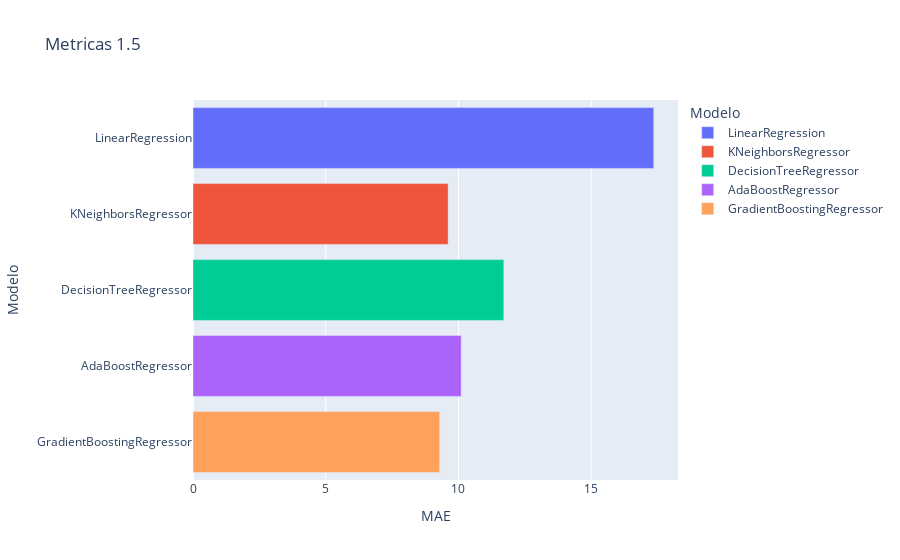

Notebook source saved alongside this figure:
### Code cell
px.bar(data_frame = df_metricas_1_5,
       x          = "MAE",
       y          = "Modelo",
       hover_data = ["karma_Q3","karma_Q1","Bigote superior","Bigote inferior","MAE","MSE","RMSE","R2"],
       color      = "Modelo",
       title      = "Metricas 1.5"
      )

### Figure 1 — Plotly figure (JSON) as saved in the notebook; plotly's stock layout.template omitted (floating-point values rounded to 4 significant figures)
{"data": [{"alignmentgroup": "True", "customdata": [[1.5, 1.5, 58, -22, 3524.0, 59.37, -22.48]], "hovertemplate": "Modelo=%{y}<br>MAE=%{x}<br>karma_Q3=%{customdata[0]}<br>karma_Q1=%{customdata[1]}<br>Bigote superior=%{customdata[2]}<br>Bigote inferior=%{customdata[3]}<br>MSE=%{customdata[4]}<br>RMSE=%{customdata[5]}<br>R2=%{customdata[6]}<extra></extra>", "legendgroup": "LinearRegression", "marker": {"color": "#636efa", "pattern": {"shape": ""}}, "name": "LinearRegression", "offsetgroup": "LinearRegression", "orientation": "h", "showlegend": true, "textposition": "auto", "type": "bar", "x": [17.36], "xaxis": "x", "y": ["LinearRegression"], "yaxis": "y"}, {"alignmentgroup": "True", "customdata": [[1.5, 1.5, 58, -22, 171.6, 13.1, -0.1434]], "hovertemplate": "Modelo=%{y}<br>MAE=%{x}<br>karma_Q3=%{customdata[0]}<br>karma_Q1=%{customdata[1]}<br>Bigote superior=%{customdata[2]}<br>Bigote inferior=%{customdata[3]}<br>MSE=%{customdata[4]}<br>RMSE=%{customdata[5]}<br>R2=%{customdata[6]}<extra></extra>", "legendgroup": "KNeighborsRegressor", "marker": {"color": "#EF553B", "pattern": {"shape": ""}}, "name": "KNeighborsRegressor", "offsetgroup": "KNeighborsRegressor", "orientation": "h", "showlegend": true, "textposition": "auto", "type": "bar", "x": [9.611], "xaxis": "x", "y": ["KNeighborsRegressor"], "yaxis": "y"}, {"alignmentgroup": "True", "customdata": [[1.5, 1.5, 58, -22, 273.8, 16.55, -0.8241]], "hovertemplate": "Modelo=%{y}<br>MAE=%{x}<br>karma_Q3=%{customdata[0]}<br>karma_Q1=%{customdata[1]}<br>Bigote superior=%{customdata[2]}<br>Bigote inferior=%{customdata[3]}<br>MSE=%{customdata[4]}<br>RMSE=%{customdata[5]}<br>R2=%{customdata[6]}<extra></extra>", "legendgroup": "DecisionTreeRegressor", "marker": {"color": "#00cc96", "pattern": {"shape": ""}}, "name": "DecisionTreeRegressor", "offsetgroup": "DecisionTreeRegressor", "orientation": "h", "showlegend": true, "textposition": "auto", "type": "bar", "x": [11.71], "xaxis": "x", "y": ["DecisionTreeRegressor"], "yaxis": "y"}, {"alignmentgroup": "True", "customdata": [[1.5, 1.5, 58, -22, 154.2, 12.42, -0.02747]], "hovertemplate": "Modelo=%{y}<br>MAE=%{x}<br>karma_Q3=%{customdata[0]}<br>karma_Q1=%{customdata[1]}<br>Bigote superior=%{customdata[2]}<br>Bigote inferior=%{customdata[3]}<br>MSE=%{customdata[4]}<br>RMSE=%{customdata[5]}<br>R2=%{customdata[6]}<extra></extra>", "legendgroup": "AdaBoostRegressor", "marker": {"color": "#ab63fa", "pattern": {"shape": ""}}, "name": "AdaBoostRegressor", "offsetgroup": "AdaBoostRegressor", "orientation": "h", "showlegend": true, "textposition": "auto", "type": "bar", "x": [10.1], "xaxis": "x", "y": ["AdaBoostRegressor"], "yaxis": "y"}, {"alignmentgroup": "True", "customdata": [[1.5, 1.5, 58, -22, 149.9, 12.25, 0.0009893]], "hovertemplate": "Modelo=%{y}<br>MAE=%{x}<br>karma_Q3=%{customdata[0]}<br>karma_Q1=%{customdata[1]}<br>Bigote superior=%{customdata[2]}<br>Bigote inferior=%{customdata[3]}<br>MSE=%{customdata[4]}<br>RMSE=%{customdata[5]}<br>R2=%{customdata[6]}<extra></extra>", "legendgroup": "GradientBoostingRegressor", "marker": {"color": "#FFA15A", "pattern": {"shape": ""}}, "name": "GradientBoostingRegressor", "offsetgroup": "GradientBoostingRegressor", "orientation": "h", "showlegend": true, "textposition": "auto", "type": "bar", "x": [9.292], "xaxis": "x", "y": ["GradientBoostingRegressor"], "yaxis": "y"}], "layout": {"barmode": "relative", "legend": {"title": {"text": "Modelo"}, "tracegroupgap": 0}, "title": {"text": "Metricas 1.5"}, "xaxis": {"anchor": "y", "domain": [0, 1], "title": {"text": "MAE"}}, "yaxis": {"anchor": "x", "categoryarray": ["GradientBoostingRegressor", "AdaBoostRegressor", "DecisionTreeRegressor", "KNeighborsRegressor", "LinearRegression"], "categoryorder": "array", "domain": [0, 1], "title": {"text": "Modelo"}}}}
